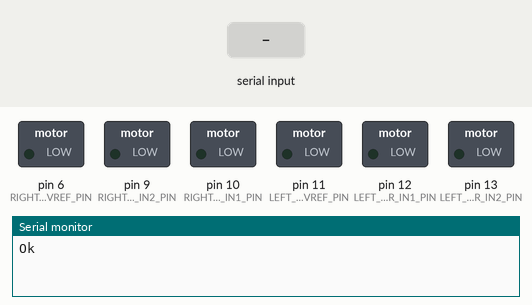
Simulated run of this sketch. Board: Arduino Nano, built with avr-gcc and run on an emulated ATmega328P. Parts: switched loads named in the sketch (green lamp = pin HIGH), the last lines printed to the serial monitor. The inputs (shaded band) are chosen by the test bench.

Above: at 1.2 s.
1.3 s: "90,45\n" received over Serial
At 2.7 s:
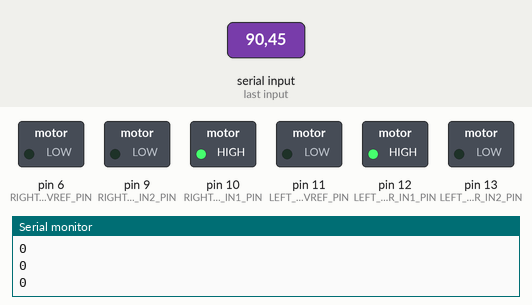
3.8 s: "30,150\n" received over Serial
At 4.6 s:
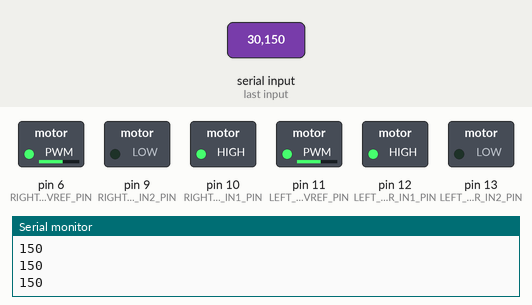
6.3 s: "200\n" received over Serial
At 6.9 s:
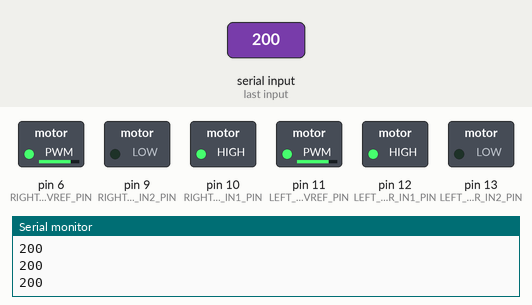
Timing chart, 0 to 9.3 s (numbered marks = the images above; inputs shaded):
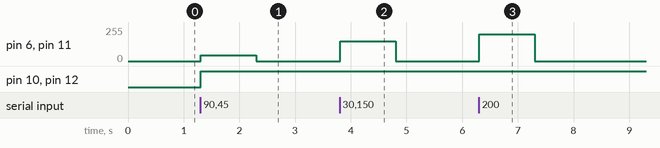

The sketch:

testMotor.ino
```cpp
#include "motor.h"
#include "constant.h"
Motor leftMotor = Motor(LEFT_MOTOR_VREF_PIN, LEFT_MOTOR_IN1_PIN, LEFT_MOTOR_IN2_PIN);
Motor rightMotor = Motor(RIGHT_MOTOR_VREF_PIN, RIGHT_MOTOR_IN1_PIN, RIGHT_MOTOR_IN2_PIN);

void setup() {
Serial.begin(9600);
Serial.println("Ok");
}

int value;
void loop() {
if (Serial.available() > 0) { // 受信したデータが存在する
    value = Serial.parseInt(); // 受信データを読み込む
leftMotor.go(value);
rightMotor.go(value);
Serial.println(leftMotor.velocity);
Serial.println(rightMotor.velocity);
Serial.println(value);
}
}
```

constant.h
```cpp
/**
* @file cansat.h
* @author Hiroyuki Yoshihara
* @date Created: 20180415
*/
#ifndef _CONSTANT_H_
#define _CONSTANT_H_

//ピン番号指定
#define LEFT_MOTOR_VREF_PIN 11
#define LEFT_MOTOR_IN1_PIN 12
#define LEFT_MOTOR_IN2_PIN 13
#define RIGHT_MOTOR_VREF_PIN 6
#define RIGHT_MOTOR_IN1_PIN 10
#define RIGHT_MOTOR_IN2_PIN 9
#define RED_LED_PIN
#define YELLOW_LED_PIN 11
#define GREEN_LED_PIN 12
#define BUZZER_PIN 13
#define ACC_X_PIN A0
#define ACC_Y_PIN A1
#define ACC_Z_PIN A2
#define LIGHT_PIN A3
#define MIC_FRONT_PIN A4
#define MIC_RIGHT_PIN A5
#define MIC_LEFT_PIN A6
#define MIC_BACK_PIN A7

#define BEAT 100   // 音の長さを指定


//シークエンス
#define PREPARING 0   // 電源オン
#define FLYING 1  // 格納検知
#define DROPING 2  // 放出検知
#define LANDING 3  // 着地検知
#define RUNNING 4  // 走行アルゴリズム
#define GOAL 5  // ゴール検知
#define STUCKING 6  // スタック検知

//閾値
#define ANGLE_THRE 1


#endif
```

motor.cpp
```cpp
/**
  @file motor.cpp
  @author Hiroyuki Yoshihara
  @date Created: 20180515
*/
#include "motor.h"

Motor::Motor(int pinVref, int pinIn1, int pinIn2) {
   _pinVref = pinVref;
   _pinIn1 = pinIn1;
   _pinIn2 = pinIn2;
  pinMode(_pinVref, OUTPUT);
  pinMode(_pinIn1, OUTPUT);
   pinMode(_pinIn2, OUTPUT);
  digitalWrite(_pinVref, LOW);
  digitalWrite(_pinIn1, LOW);
  digitalWrite(_pinIn2  , LOW);
}

Motor::~Motor() {
}

void Motor::go(int v) {
  if (v < 0) v = 0;
  if (v > 255) v = 0;
  velocity = v;
  analogWrite(_pinVref, v);
  digitalWrite(_pinIn1, HIGH);
  digitalWrite(_pinIn2, LOW);
}

void Motor::back(int v) {
  if (v < 0) v = 0;
  if (v > 255) v = 0;
  velocity=-v;
  analogWrite(_pinVref, v);
  digitalWrite(_pinIn1, LOW);
  digitalWrite(_pinIn2, HIGH);
}

void Motor::stop() {
  velocity = 0;
  analogWrite(_pinVref, 0);
  digitalWrite(_pinIn1, LOW);
  digitalWrite(_pinIn2, LOW);
}

void Motor::stopSlowly() {
  if (velocity != 0) {
    for (int i = 0; i < 25; i++) {
      analogWrite(_pinVref, velocity - 10 * i);
       digitalWrite(_pinIn1, HIGH);
       digitalWrite(_pinIn2, LOW);
      delay(200);
    }
    velocity = 0;
  }
    analogWrite(_pinVref, 0);
  digitalWrite(_pinIn1, LOW);
  digitalWrite(_pinIn2, LOW);
}

void Motor::brake() {
  velocity = 0;
  analogWrite(_pinVref, 0);
  digitalWrite(_pinIn1, HIGH);
  digitalWrite(_pinIn2, HIGH);
}
```

motor.h
```cpp
/**
  @file motor.h
  @author Hiroyuki Yoshihara
  @date Created: 20180515
*/
#ifndef _MOTOR_H_
#define _MOTOR_H_
#include <stdio.h>
#include <string.h>
#include "Arduino.h"

class Motor {
public:
// 関数
  Motor(int pinVref, int pinIn1, int pinIn2);  // モータドライバのFIN,RIN番号
  ~Motor();
  void go(int v);  // 前進，vは0~255で0~5v
  void back(int v);  // 後進
  void stop();  //ストップ(電圧止める)
  void stopSlowly();  //徐々に減速してストップ(徐々に電圧弱める)
  void brake();  //ブレーキ(電圧かけてモーター固定)
// 変数
int _pinVref;
int _pinIn1;
int _pinIn2;
int velocity;  // 前進中の速度
};

#endif
```

Measured:
- after the input at 1.3 s, pin 6 (RIGHT_MOTOR_VREF_PIN), pin 11 (LEFT_MOTOR_VREF_PIN): 0/255 → 45/255 at once, → 0/255 1.0 s later; pin 10 (RIGHT_MOTOR_IN1_PIN), pin 12 (LEFT_MOTOR_IN1_PIN): LOW → HIGH at once
- after the input at 3.8 s, pin 6 (RIGHT_MOTOR_VREF_PIN), pin 11 (LEFT_MOTOR_VREF_PIN): 0/255 → 150/255 at once, → 0/255 1.0 s later
- after the input at 6.3 s, pin 6 (RIGHT_MOTOR_VREF_PIN), pin 11 (LEFT_MOTOR_VREF_PIN): 0/255 → 200/255 at once, → 0/255 1.0 s later
